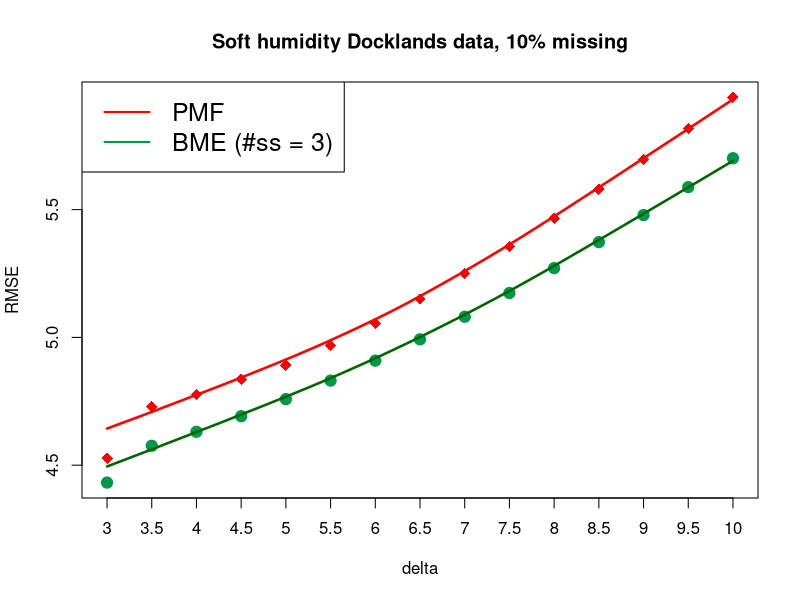

The R source for this figure:
pmf = read.table("softPMF2nowFinalDeltas.csv",sep=",")
bme = read.table("softBME2nowFinalDeltas.csv", sep=",")

#pmf = pmf[2:16,]
#bme = bme[2:16,]


dev.off()
svg(filename="figdelta2.svg", width = 12, height = 8, pointsize = 12)
plot(1:nrow(bme), bme$V1, ylab ="RMSE", xlab ="delta"
     , main="Soft humidity Docklands data, 10% missing"#, ylim = c(4.003,4.027)
     , col="#00994C", pch = 19, cex=1.5, xaxt="n", ylim = c(min(bme$V1, pmf$V1), max(bme$V1, pmf$V1))
)


axis(1, at = seq(1,15,1), labels = seq(3,10,0.5))
with(bme, lines(loess.smooth(1:nrow(bme), V1),col = "#006600", lwd=2.5))
points(1:nrow(pmf),pmf$V1, cex=1.5 , col="red", pch = 18, xaxt="n")
with(pmf, lines(loess.smooth(1:nrow(pmf), V1),col = "red", lwd=2.5))

legend("topleft", legend=c("PMF", "BME (#ss = 3)"),
       col=c("red", "#00994C"), lty = 1, cex=1.5, lwd=2)

dev.off()
